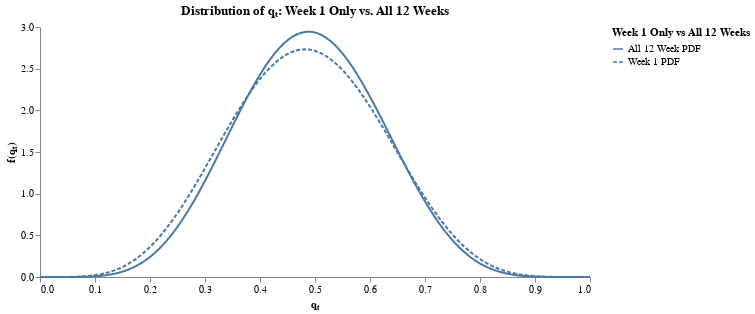

The code cell stored with this chart in its notebook:
### Code cell
qt_dist = pl.DataFrame({'qT': qt, 'Week 1 PDF': y_w1, 'All 12 Week PDF': y_w12})
qt_dist = qt_dist.unpivot(on=['Week 1 PDF', 'All 12 Week PDF'], index='qT', variable_name='Week 1 Only vs All 12 Weeks', value_name='PDF')

(
    alt.Chart(qt_dist).mark_line()
    .encode(x=alt.X('qT', title='qₜ'), 
            y=alt.Y('PDF', title='f(qₜ)'), 
            strokeDash='Week 1 Only vs All 12 Weeks:N')
    .properties(
            width=550,
            height=250,
            title='Distribution of qₜ: Week 1 Only vs. All 12 Weeks'
        ).configure_view(stroke=None).configure_axisY(grid=False).configure_axisX(grid=False)         
)

### Figure 1 — Vega-Lite specification as saved in the notebook (floating-point values rounded to 4 significant figures; data arrays with more than 128 entries replaced by an {"elided": "..."} marker saying what was removed)
{"$schema": "https://vega.github.io/schema/vega-lite/v5.20.1.json", "config": {"axisX": {"grid": false}, "axisY": {"grid": false}, "view": {"continuousHeight": 300, "continuousWidth": 300, "stroke": null}}, "data": {"name": "data-0ecbda6c04b596346627058b6236f07d"}, "datasets": {"data-0ecbda6c04b596346627058b6236f07d": {"elided": "600 records"}}, "encoding": {"strokeDash": {"field": "Week 1 Only vs All 12 Weeks", "type": "nominal"}, "x": {"field": "qT", "title": "qₜ", "type": "quantitative"}, "y": {"field": "PDF", "title": "f(qₜ)", "type": "quantitative"}}, "height": 250, "mark": {"type": "line"}, "title": "Distribution of qₜ: Week 1 Only vs. All 12 Weeks", "width": 550}
